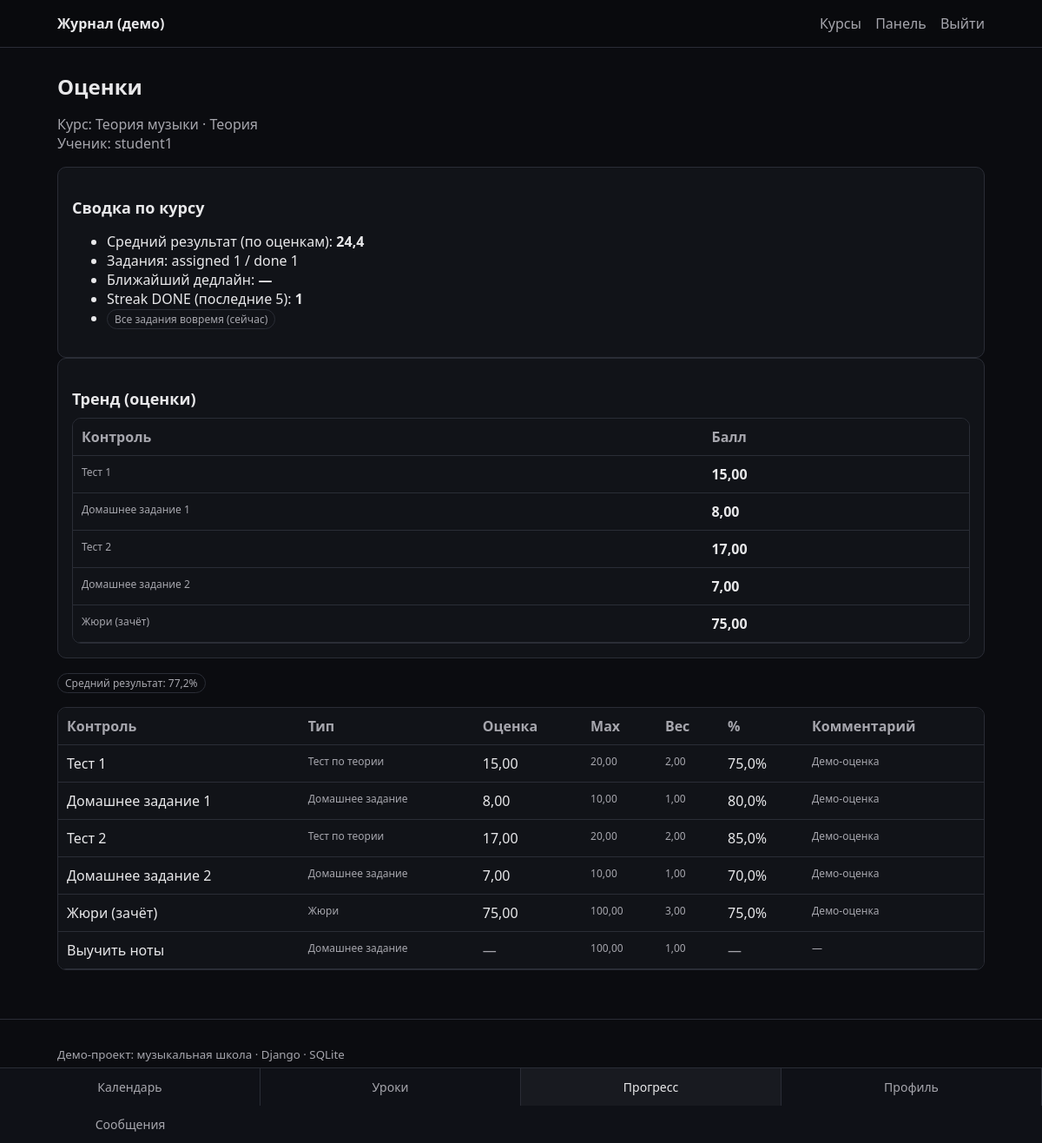
Before: /courses/3/grades/ (signed in) with the older database file.
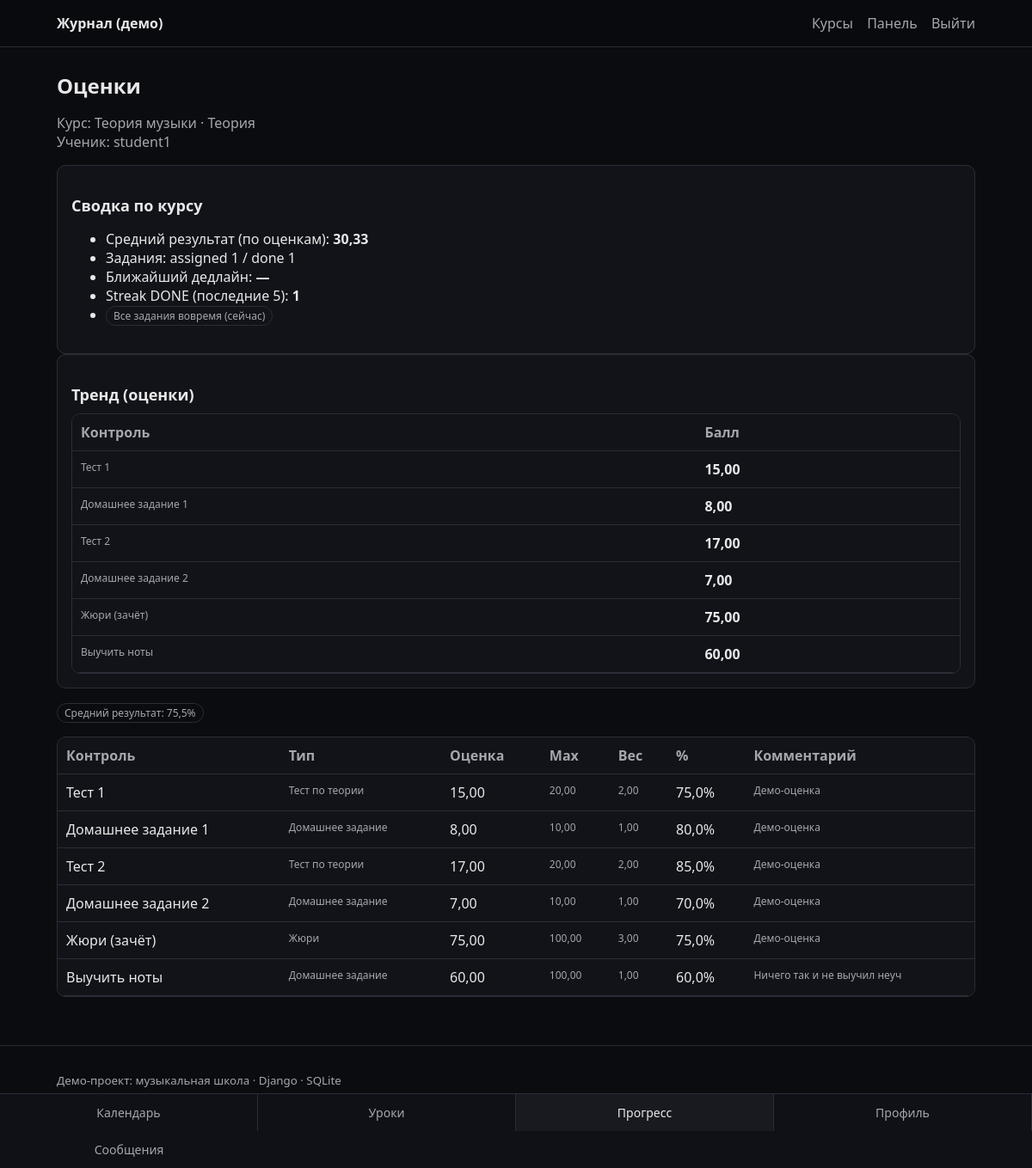
After: the same page with the newer database file.
### apps/gradebook/models.py (models this page shows, shortened)
class Assessment(models.Model):
    class AssessmentType(models.TextChoices):
        HOMEWORK = "HOMEWORK", "Домашнее задание"
        PERFORMANCE = "PERFORMANCE", "Выступление"
        JURY = "JURY", "Жюри"
        THEORY_TEST = "THEORY_TEST", "Тест по теории"
    course = models.ForeignKey(Course, on_delete=models.CASCADE, related_name="assessments")
    title = models.CharField(max_length=200)
    assessment_type = models.CharField(max_length=32, choices=AssessmentType.choices)
    max_score = models.DecimalField(max_digits=6, decimal_places=2, default=100)
    weight = models.DecimalField(max_digits=6, decimal_places=2, default=1)
    source_assignment = models.OneToOneField(
        "homework.Assignment",
        null=True,
        blank=True,
        on_delete=models.SET_NULL,
        related_name="assessment",
    )
    class Meta:
        unique_together = ("course", "title")
        ordering = ("id",)

class Grade(models.Model):
    assessment = models.ForeignKey(Assessment, on_delete=models.CASCADE, related_name="grades")
    student = models.ForeignKey(settings.AUTH_USER_MODEL, on_delete=models.CASCADE, related_name="grades")
    score = models.DecimalField(max_digits=6, decimal_places=2, null=True, blank=True)
    comment = models.TextField(blank=True, default="")
    class Meta:
        unique_together = ("assessment", "student")

### apps/gradebook/views.py (the view, shortened to what this page needs)
# urls.py: path("courses/<int:course_id>/grades/", student_course_grades, name="student_course_grades"),
@role_required(Profile.Role.STUDENT, Profile.Role.PARENT)
def student_course_grades(request, course_id: int):
    course = get_object_or_404(Course, id=course_id)
    profile = request.user.profile
    if profile.role == Profile.Role.STUDENT:
        student = request.user
        if not Enrollment.objects.filter(course=course, student=student).exists():
            return HttpResponseForbidden("Вы не записаны на этот курс.")
    assessments = list(Assessment.objects.filter(course=course).order_by("id"))
    grades = Grade.objects.filter(assessment__in=assessments, student=student).select_related("assessment")
    grades_by_assessment_id = {g.assessment_id: g for g in grades}
    avg_percent = compute_average_percent(assessments, grades_by_assessment_id)
    from apps.homework.models import AssignmentTarget
    from django.utils import timezone
    today = timezone.localdate()
    non_null_scores = [g.score for g in grades_by_assessment_id.values() if g.score is not None]
    avg_val = None
    if non_null_scores:
        try:
            avg_val = sum([float(x) for x in non_null_scores]) / len(non_null_scores)
            avg_val = round(avg_val, 2)
        except Exception:
            avg_val = None
    targets_qs = AssignmentTarget.objects.filter(student=student, assignment__course=course).select_related("assignment")
    assigned_cnt = targets_qs.count()
    done_cnt = targets_qs.filter(status=AssignmentTarget.Status.DONE).count()
    next_due = (
        targets_qs.filter(status=AssignmentTarget.Status.TODO)
        .order_by("assignment__due_date")
        .values_list("assignment__due_date", flat=True)
        .first()
    )
    next_due_str = next_due.strftime("%d.%m.%Y") if next_due else None
    last_targets = list(targets_qs.order_by("-assignment__due_date")[:5])
    streak = 0
    for t in last_targets:
        if t.status == AssignmentTarget.Status.DONE:
            streak += 1
        else:
            break
    late_exists = targets_qs.filter(status=AssignmentTarget.Status.TODO, assignment__due_date__lt=today).exists()
    badge = None
    if assigned_cnt > 0 and not late_exists:
        badge = "Все задания вовремя (сейчас)"
    trend = []
    for a in assessments:
        g = grades_by_assessment_id.get(a.id)
        if g and g.score is not None:
            trend.append({"label": f"{a.title}", "score": g.score})
    summary = {
        "avg": avg_val,
        "assigned": assigned_cnt,
        "done": done_cnt,
        "next_due": next_due_str,
        "streak": streak,
        "badge": badge,
    }
    rows = []
    for a in assessments:
        g = grades_by_assessment_id.get(a.id)
        score = g.score if g else None
        comment = g.comment if g else ""
        percent = None
        if score is not None and a.max_score:
            try:
                percent = (Decimal(score) / Decimal(a.max_score)) * Decimal("100")
            except Exception:
                percent = None
        rows.append(
            {
                "assessment": a,
                "score": score,
                "comment": comment,
                "percent": percent,
                "max_score": a.max_score,
                "weight": a.weight,
            }
        )
    return render(
        request,
        "gradebook/student_course_grades.html",
        {
            "course": course,
            "student": student,
            "rows": rows,
            "avg_percent": avg_percent,
            "summary": summary,
            "trend": trend,
        },
    )

### apps/gradebook/services.py (called while the page is built)
def compute_average_percent(assessments: Iterable[Assessment], grades_by_assessment_id: dict) -> Optional[Decimal]:
    total_weight = Decimal("0")
    total = Decimal("0")
    for a in assessments:
        g: Grade | None = grades_by_assessment_id.get(a.id)
        if not g or g.score is None:
            continue
        if a.max_score == 0:
            continue
        frac = (Decimal(g.score) / Decimal(a.max_score))
        total += frac * Decimal(a.weight)
        total_weight += Decimal(a.weight)
    if total_weight == 0:
        return None
    return (total / total_weight) * Decimal("100")

### templates/gradebook/student_course_grades.html (shortened to what this page needs)
{% extends "base.html" %}
{% block content %}
  <h1>Оценки</h1>
  <p class="muted">
    Курс: {{ course.name }} · {{ course.get_course_type_display }}<br/>
    Ученик: {{ student.username }}
  </p>
  <div class="card">
    <h2>Сводка по курсу</h2>
    <ul>
      <li>
        Средний результат (по оценкам):
        <strong>{{ summary.avg|default:"—" }}</strong>
      </li>
      <li>
        Задания: assigned {{ summary.assigned }} / done {{ summary.done }}
      </li>
      <li>
        Ближайший дедлайн:
        <strong>{{ summary.next_due|default:"—" }}</strong>
      </li>
      <li>
        Streak DONE (последние 5):
        <strong>{{ summary.streak }}</strong>
      </li>
      {% if summary.badge %}
        <li><span class="tag">{{ summary.badge }}</span></li>
      {% endif %}
    </ul>
  </div>
  <div class="card">
    <h2>Тренд (оценки)</h2>
    {% if not trend %}
      <p class="muted">Пока нет выставленных оценок.</p>
    {% else %}
      <div class="table-wrap">
        <table class="table">
          <thead>
            <tr>
              <th>Контроль</th>
              <th>Балл</th>
            </tr>
          </thead>
          <tbody>
            {% for t in trend %}
              <tr>
                <td class="muted small">{{ t.label }}</td>
                <td><strong>{{ t.score }}</strong></td>
              </tr>
            {% endfor %}
          </tbody>
        </table>
      </div>
    {% endif %}
  </div>
  {% if avg_percent != None %}
    <p><span class="tag">Средний результат: {{ avg_percent|floatformat:1 }}%</span></p>
  {% else %}
    <p class="muted">Средний результат: нет данных</p>
  {% endif %}
  {% if rows %}
    <div class="table-wrap">
      <table class="table">
        <thead>
          <tr>
            <th>Контроль</th>
            <th>Тип</th>
            <th>Оценка</th>
            <th>Max</th>
            <th>Вес</th>
            <th>%</th>
            <th>Комментарий</th>
          </tr>
        </thead>
        <tbody>
          {% for r in rows %}
            <tr>
              <td>{{ r.assessment.title }}</td>
              <td class="muted small">{{ r.assessment.get_assessment_type_display }}</td>
              <td>{% if r.score != None %}{{ r.score }}{% else %}<span class="muted">—</span>{% endif %}</td>
              <td class="muted small">{{ r.max_score }}</td>
              <td class="muted small">{{ r.weight }}</td>
              <td>
                {% if r.percent != None %}
                  {{ r.percent|floatformat:1 }}%
                {% else %}
                  <span class="muted">—</span>
                {% endif %}
              </td>
              <td class="muted small">{% if r.comment %}{{ r.comment }}{% else %}—{% endif %}</td>
            </tr>
          {% endfor %}
        </tbody>
      </table>
    </div>
  {% else %}
    <p class="muted">Нет контрольных точек.</p>
  {% endif %}
{% endblock %}

Changed rows visible on the page:
changed through a linked row, Assessment "Выучить ноты": score (not shown) → "60,00"; percent (not shown) → "60,0"; comment (not shown) → "Ничего так и не выучил неуч"; text "— — —" → "%"
now on this page (row edited): Grade: score "60,00"
Other visible differences:
{{ summary.avg|default:"—" }}: "24,4" → "30,33"
{{ avg_percent|floatformat:1 }}: "77,2" → "75,5"
new list line: "Выучить ноты"
